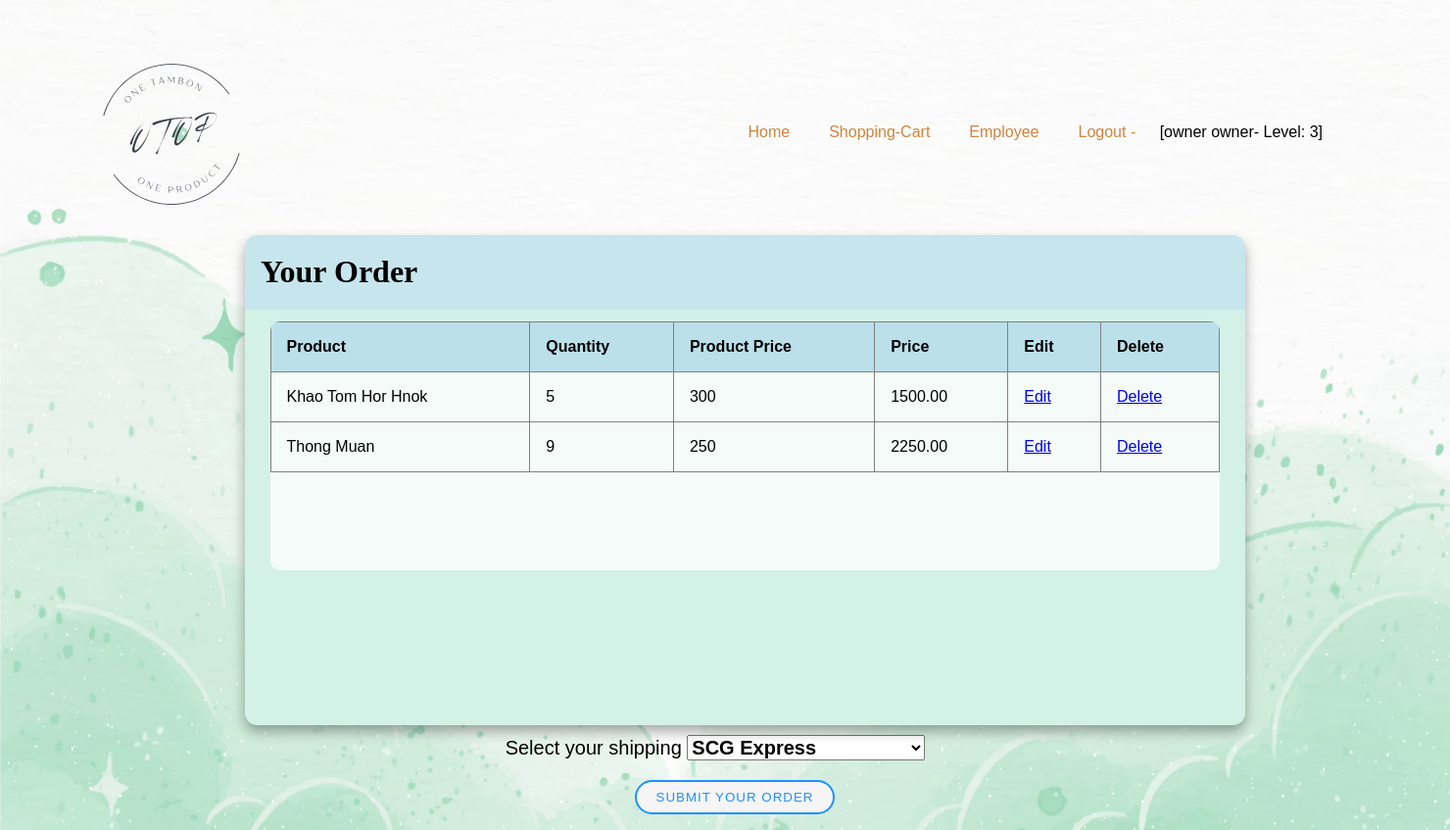
The app's page /cus_order.php (signed in) with its own data.
### tables this page shows
CREATE TABLE `order_d` (
  `order_id` int(4) NOT NULL,
  `user_id` int(4) NOT NULL,
  `product_name` varchar(30) NOT NULL,
  `product_qty` int(4) NOT NULL,
  `product_price` int(4) NOT NULL,
  `price` decimal(9,2) NOT NULL,
  `order_date` date NOT NULL DEFAULT current_timestamp()
);

### cus_order.php (the view, shortened to what this page needs)
<?php
require_once "header.php";
require_once "config.php";?>
<html>
<link type="text/css" rel="stylesheet" href="table.css">
<?php
if(isset($_SESSION['level']))
{
    $id = $_SESSION['user_id'];
    $userQuery = "SELECT * FROM order_d WHERE user_id='$id'";
    $result = mysqli_query($connect,$userQuery);
    if (($_SESSION['level'] == 1) or ($_SESSION['level'] == 2) or ($_SESSION['level'] == 3))
        {
        echo "<body>";
        echo "<div class=\"table\">";
        echo "<div class=\"table_header\"> <h1>Your Order</h1> </div>";
        echo "<div class=\"table_body\">";
        echo "<table border=\"1\">";
        echo "<thead>
                <tr>
                    <th>Product</th>
                    <th>Quantity</th>
                    <th>Product Price</th>
                    <th>Price</th>
                    <th>Edit</th>
                    <th>Delete</th>
                </tr>
            </thead>";
        while ($row = mysqli_fetch_assoc($result))
        {
            echo "<tbody>
                    <tr>
                        <td> ".$row['product_name']."</td>
                        <td> ".$row['product_qty']."</td>
                        <td> ".$row['product_price']."</td>
                        <td> ".$row['price']."</td>";
            echo "
                        <td><a href=\"update_order.php?order_id=".$row['order_id']."\">Edit</a></td>
                        <td><a href=\"delete_order.php?order_id=".$row['order_id']."\">Delete</a></td>
                    </tr>
                </tbody>";
            }
            echo "</table>";
            echo "</div>";
            echo "</div>";
            echo "</body>";?>
            <html>
                <form action="receipt.php" method="post">
                <div class="ship">
                <label for="shipping"> Select your shipping </label>
                <select class ="select_shipping" name="ship">
                    <?php
                        $connect=mysqli_connect("localhost","root","","954246") or die("Failed to connect with DB");
                        $userQuery="SELECT * FROM shipping";
                        $result=mysqli_query($connect, $userQuery);
                        while ($row=mysqli_fetch_array($result)) {
                        ?>
                        <option value="<?php echo $row['ship_type'];?>"> <?php echo $row['ship_type'];?></option>
                    <?php } ?>
                </select>
                <br><input type="submit" Value="SUBMIT YOUR ORDER">
                </div>
                </form>
            </html>
<?php
        }
}
 ?>

### main.css (style rules this page uses)
html, body, h1, h2, h3, p, ol, ul, li, a { padding: 0; border: 0; margin: 0; box-sizing: border-box; }
body { background-image: url(pic/webbg.png); background-size:cover; background-position: center; background-repeat: no-repeat; position: relative; background-color: lightyellow; }

### table.css (style rules this page uses)
html, body, h1, h2, h3, p, ol, ul, li, a { padding: 0; border: 0; margin: 0; }
body { min-height: 500px; background: url(pic/webbg.png); background-size: cover; background-position: center; justify-content: center; align-items: center; }
.table { margin-left: 250px; display:inline-table; width: 1000px; height: 500px; background-color: rgb(212, 241, 232); backdrop-filter: blur(7px); box-shadow: 0 .4rem .8rem #0005; border-radius: .8rem; overflow: hidden; }
.table_header { width: 100%; height: 10%; background-color: rgb(199, 229, 236); padding: .8rem 1rem; display: flex; justify-content: space-between; align-items: center; }
.table_body { width: 95%; max-height: calc(89% - 1.6rem); background-color: #fffb; margin: .8rem auto; border-radius: .6rem; overflow: auto; overflow: overlay; }
table { table-layout: auto; width: 100%; margin-right: 500px; margin-bottom: 100px; }
table, th, td { font-family: 'Lucida Sans', 'Lucida Sans Regular', 'Lucida Grande', 'Lucida Sans Unicode', Geneva, Verdana, sans-serif; border-collapse: collapse; padding: 1rem; text-align: left; }
thead th { font-family: 'Lucida Sans', 'Lucida Sans Regular', 'Lucida Grande', 'Lucida Sans Unicode', Geneva, Verdana, sans-serif; position: sticky; top: 0; left: 0; background-color: #afdae7d2; cursor: pointer; text-transform: capitalize; }
tbody tr { --delay: .1s; transition: .5s ease-in-out var(--delay), background-color 0s; }
.ship { text-align: center; margin-top: 10px; color: black; font-family: 'Gill Sans', 'Gill Sans MT', Calibri, 'Trebuchet MS', sans-serif; font-size: 20px; font-weight: 500; }
.select_shipping { margin-right: 20px; color: black; font-size: 20px; font-weight: 600; }
.ship input[type=submit] { display: inline-block; margin-top: 20px; padding: 8px 20px; background-color: whitesmoke; color: dodgerblue; border: 2px solid dodgerblue; border-radius: 40px; font-family: Verdana, Geneva, Tahoma, sans-serif; font-weight: 500px; letter-spacing: 1px; text-decoration: none; margin-top: 20px; margin-left: 20px; }

### records on screen
order_d: product_name "Khao Tom Hor Hnok", product_qty "5", product_price "300", price "1500.00"
order_d: product_name "Thong Muan", product_qty "9", product_price "250", price "2250.00"

### other values on screen
$_SESSION['name'] "owner"
$_SESSION['surname'] "owner"
$_SESSION['level'] "3"
form field ship "SCG Express"
